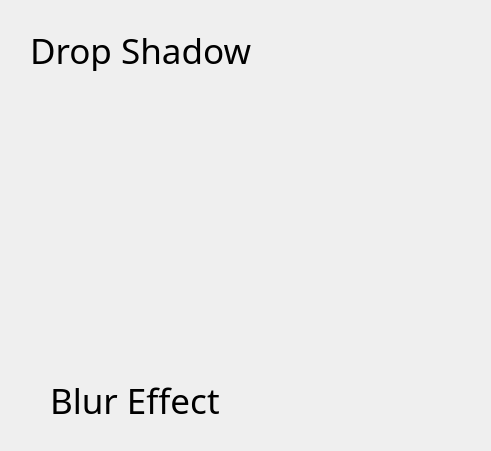
<?xml version="1.0" encoding="UTF-8"?>
<ui version="4.0">
 <class>MainWindow</class>
 <widget class="QMainWindow" name="MainWindow">
  <property name="geometry">
   <rect>
    <x>0</x>
    <y>0</y>
    <width>491</width>
    <height>451</height>
   </rect>
  </property>
  <property name="windowTitle">
   <string>MainWindow</string>
  </property>
  <widget class="QWidget" name="centralWidget">
   <widget class="QLabel" name="label">
    <property name="geometry">
     <rect>
      <x>30</x>
      <y>30</y>
      <width>241</width>
      <height>41</height>
     </rect>
    </property>
    <property name="font">
     <font>
      <family>MS Gothic</family>
      <pointsize>26</pointsize>
     </font>
    </property>
    <property name="text">
     <string>Drop Shadow</string>
    </property>
   </widget>
   <widget class="QLabel" name="butterfly">
    <property name="geometry">
     <rect>
      <x>30</x>
      <y>150</y>
      <width>161</width>
      <height>161</height>
     </rect>
    </property>
    <property name="text">
     <string/>
    </property>
    <property name="pixmap">
     <pixmap resource="resources.qrc">:/butterfly.png</pixmap>
    </property>
   </widget>
   <widget class="QLabel" name="penguin">
    <property name="geometry">
     <rect>
      <x>250</x>
      <y>130</y>
      <width>151</width>
      <height>181</height>
     </rect>
    </property>
    <property name="text">
     <string/>
    </property>
    <property name="pixmap">
     <pixmap resource="resources.qrc">:/tux.png</pixmap>
    </property>
   </widget>
   <widget class="QLabel" name="label2">
    <property name="geometry">
     <rect>
      <x>50</x>
      <y>380</y>
      <width>241</width>
      <height>41</height>
     </rect>
    </property>
    <property name="font">
     <font>
      <family>MS Gothic</family>
      <pointsize>26</pointsize>
     </font>
    </property>
    <property name="text">
     <string>Blur Effect</string>
    </property>
   </widget>
  </widget>
 </widget>
 <layoutdefault spacing="6" margin="11"/>
 <resources>
  <include location="resources.qrc"/>
 </resources>
 <connections/>
</ui>
